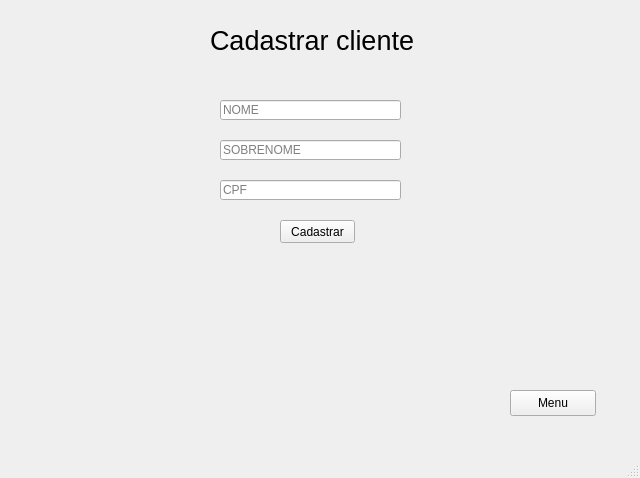
<?xml version="1.0" encoding="UTF-8"?>
<ui version="4.0">
 <class>MainWindow</class>
 <widget class="QMainWindow" name="MainWindow">
  <property name="geometry">
   <rect>
    <x>0</x>
    <y>0</y>
    <width>640</width>
    <height>478</height>
   </rect>
  </property>
  <property name="windowTitle">
   <string>MainWindow</string>
  </property>
  <widget class="QWidget" name="centralwidget">
   <widget class="QPushButton" name="botao_cadastrar">
    <property name="geometry">
     <rect>
      <x>280</x>
      <y>220</y>
      <width>75</width>
      <height>23</height>
     </rect>
    </property>
    <property name="text">
     <string>Cadastrar</string>
    </property>
   </widget>
   <widget class="QLineEdit" name="edit_nome">
    <property name="geometry">
     <rect>
      <x>220</x>
      <y>100</y>
      <width>181</width>
      <height>20</height>
     </rect>
    </property>
    <property name="readOnly">
     <bool>false</bool>
    </property>
    <property name="placeholderText">
     <string>NOME</string>
    </property>
    <property name="clearButtonEnabled">
     <bool>true</bool>
    </property>
   </widget>
   <widget class="QLabel" name="label_cadastrar">
    <property name="geometry">
     <rect>
      <x>210</x>
      <y>10</y>
      <width>221</width>
      <height>61</height>
     </rect>
    </property>
    <property name="sizePolicy">
     <sizepolicy hsizetype="Preferred" vsizetype="Preferred">
      <horstretch>10</horstretch>
      <verstretch>19</verstretch>
     </sizepolicy>
    </property>
    <property name="font">
     <font>
      <pointsize>20</pointsize>
     </font>
    </property>
    <property name="text">
     <string>Cadastrar cliente</string>
    </property>
   </widget>
   <widget class="QLineEdit" name="edit_sobrenome">
    <property name="geometry">
     <rect>
      <x>220</x>
      <y>140</y>
      <width>181</width>
      <height>20</height>
     </rect>
    </property>
    <property name="placeholderText">
     <string>SOBRENOME</string>
    </property>
    <property name="clearButtonEnabled">
     <bool>true</bool>
    </property>
   </widget>
   <widget class="QLineEdit" name="edit_cpf">
    <property name="geometry">
     <rect>
      <x>220</x>
      <y>180</y>
      <width>181</width>
      <height>20</height>
     </rect>
    </property>
    <property name="placeholderText">
     <string>CPF</string>
    </property>
    <property name="clearButtonEnabled">
     <bool>true</bool>
    </property>
   </widget>
   <widget class="QPushButton" name="botao_menu">
    <property name="geometry">
     <rect>
      <x>510</x>
      <y>390</y>
      <width>86</width>
      <height>26</height>
     </rect>
    </property>
    <property name="text">
     <string>Menu</string>
    </property>
   </widget>
  </widget>
  <widget class="QStatusBar" name="statusbar"/>
 </widget>
 <resources/>
 <connections/>
</ui>
